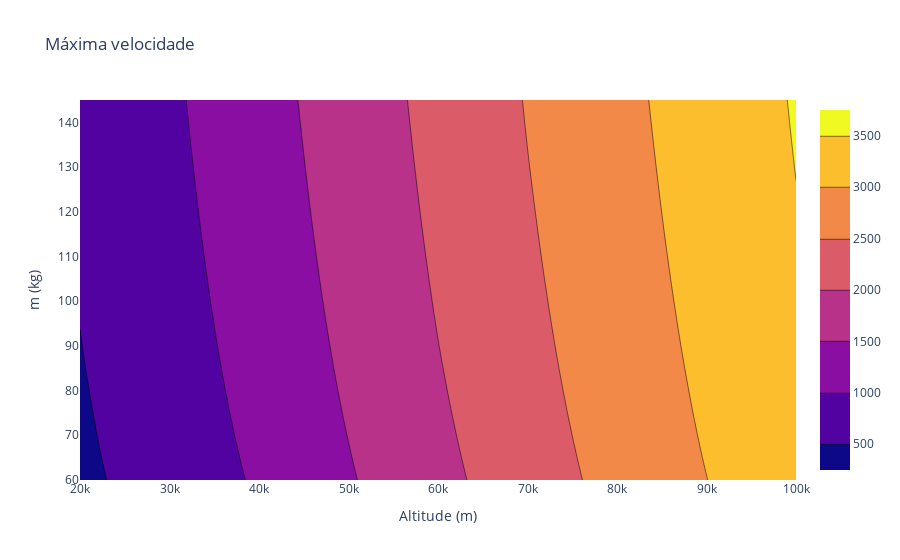

Notebook code cell kept with this figure:
### Code cell
X_0 = [0, H_0, 0, 0]
Hs = np.arange(20000, 100001, 10000)
ms = np.arange(60, 150, 5)
cds = np.arange(0.8, 1.0, 0.01)
pas = np.arange(0.5, 1.51, 0.1)
g_0 = 9.8

picos_de_potencia_2 = []
picos_de_velocidade_2 = []
lista_de_pontos = []
plt.figure(figsize=(15, 5))
for j in range(len(ms)):
    for i in range(len(Hs)):
        Cd = 0.8
        m = ms[j]
        H_0 = Hs[i]
        pa_0 = 1.2
        X_0 = [0, H_0, 0, 0]

        Y = odeint(modelo2, X_0, lista_t_2, args=(pa_0, A_0, Cd))
        lista_y_2 = Y[:,1]
        lista_vy_2 = -Y[:,3] * 3.6

        # Lista da forca D
        forca_D = []
        A = 1
        Cd = 0.8
        for jj in range(len(lista_vy_2)):
            y = lista_y_2[jj]
            vy = lista_vy_2[jj]
            '''if y <= 2500:
                A = A_paraquedas'''
            D = (1 / 2) * pa_f(y, pa_0) * A * Cd * (vy * vy)
            forca_D.append(D)

        trabalho_D = [-forca_D[i + 1] * (lista_y_2[i + 1] - lista_y_2[i]) for i in range(0, len(lista_f) - 1)]
        trabalho_D.append(trabalho_D[-1])
        potencia_D = [trabalho_D[i + 1] / (lista_t_2[i + 1] - lista_t_2[i]) for i in range(0, len(lista_f) - 1)]
        potencia_D.append(potencia_D[-1])

        picos_de_potencia_2.append(max(potencia_D))
        picos_de_velocidade_2.append(max(lista_vy_2))

        lista_de_pontos.append((Hs[i], ms[j], picos_de_velocidade_2[-1], picos_de_potencia_2[-1]))



x, y, z, k = [], [], [], []
for i in range(len(lista_de_pontos)):
    x.append(lista_de_pontos[i][0])
    y.append(lista_de_pontos[i][1])
    z.append(lista_de_pontos[i][2])
    k.append(lista_de_pontos[i][3])
k_new = list(k)
z_new = list(z)
x_new = list(x)
y_new = list(y)

import plotly.graph_objects as go

layout = go.Layout(title='Máxima velocidade',
                   yaxis={'title':'m (kg)'},
                   xaxis={'title': 'Altitude (m)'})

'''fig = go.Figure(data =
    go.Contour(
        z=z_new,
        x=x_new, # horizontal axis
        y=y_new, # vertical axis
        contours=dict(
            start=0,
            end=140000000,
            size=10000000,
    )), layout=layout)'''

'''fig = go.Figure(data =
    go.Contour(
        z=z_new,
        x=x_new, # horizontal axis
        y=y_new, # vertical axis
        ), layout=layout)'''

'''layout = go.Layout(title='Tempo de resfriamento em função de R e h',
                   yaxis={'title':'h (m)'},
                   xaxis={'title': 'R (m)'})'''

fig2 = go.Figure(data =
    go.Contour(
        z=z,
        x=x_new, # horizontal axis
        y=y_new, # vertical axis
    ), layout=layout)

fig2.show()

### Figure 1 — Plotly figure (JSON) as saved in the notebook; plotly's stock layout.template omitted (floating-point values rounded to 4 significant figures; data arrays with more than 128 entries replaced by an {"elided": "..."} marker saying what was removed)
{"data": [{"type": "contour", "x": {"elided": "162 int values"}, "y": {"elided": "162 int values"}, "z": {"elided": "162 float values"}}], "layout": {"title": {"text": "Máxima velocidade"}, "xaxis": {"title": {"text": "Altitude (m)"}}, "yaxis": {"title": {"text": "m (kg)"}}}}
